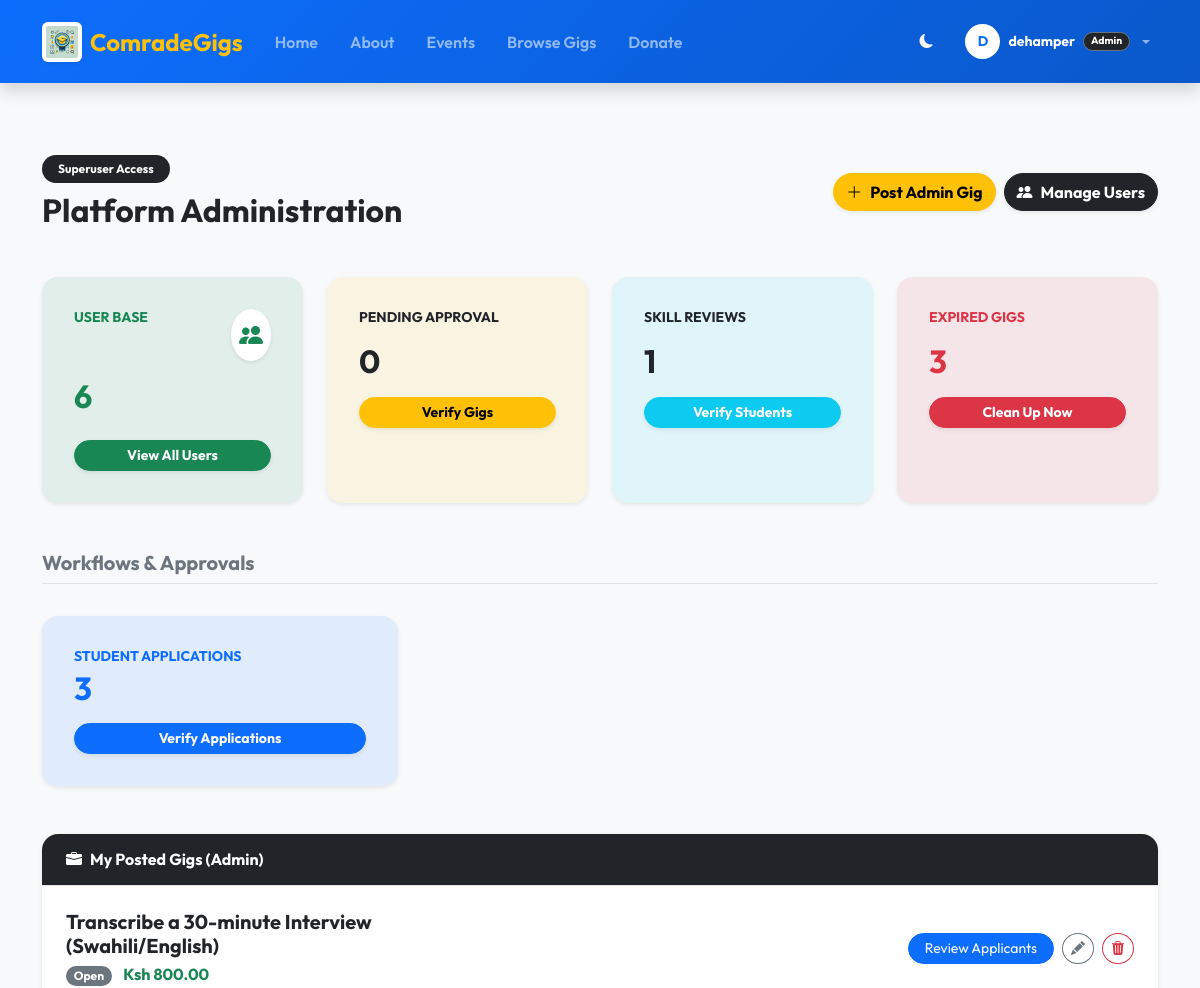
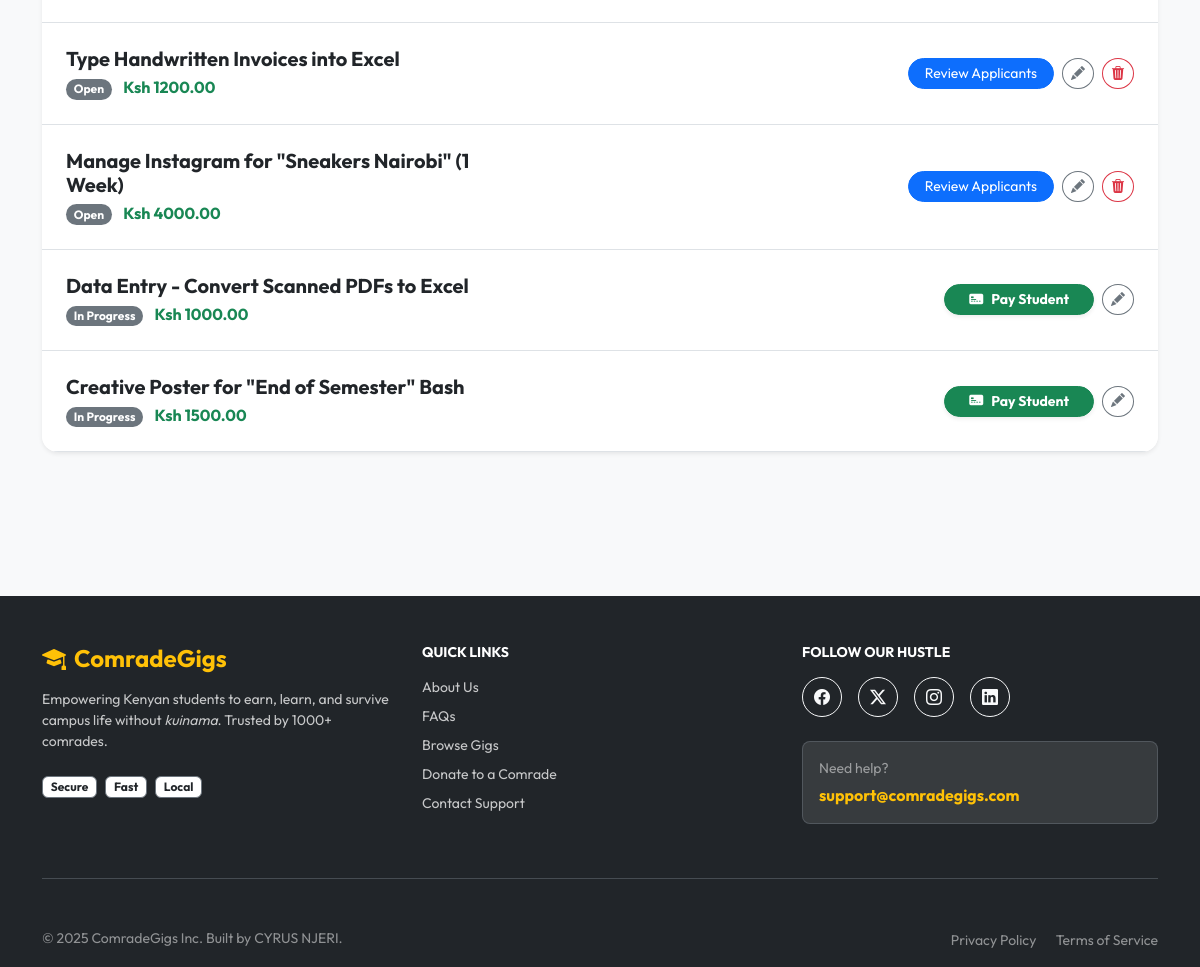
The page /admin-panel/ (signed in) on the database its author committed (2 pictures, top to bottom).
### myapp/models.py (models this page shows, shortened)
class User(AbstractUser):
    role = models.CharField(max_length=10, choices=ROLE_CHOICES, default='student')
    is_verified = models.BooleanField(default=False)
    phone_number = models.CharField(max_length=15, blank=True, null=True, help_text="Required for M-Pesa")
    profile_image = models.ImageField(upload_to='profiles/', blank=True, null=True)

class Job(models.Model):
    STATUS_CHOICES = (
        ('open', 'Open'),
        ('review', 'Under Review'),
        ('assigned', 'In Progress'),
        ('completed', 'Completed'),
        ('cancelled', 'Cancelled'),
    )
    client = models.ForeignKey(User, on_delete=models.CASCADE, related_name='posted_jobs')
    assigned_to = models.ForeignKey(User, on_delete=models.SET_NULL, null=True, blank=True, related_name='assigned_jobs')
    title = models.CharField(max_length=200)
    description = models.TextField()
    required_skills = models.ManyToManyField(Skill, blank=True)
    budget = models.DecimalField(max_digits=10, decimal_places=2)
    deadline = models.DateTimeField(null=True, blank=True)
    status = models.CharField(max_length=20, choices=STATUS_CHOICES, default='review')
    created_at = models.DateTimeField(auto_now_add=True)
    completed_at = models.DateTimeField(null=True, blank=True)

### myapp/views.py (the view)
# urls.py: path('admin-panel/', views.admin_dashboard, name='admin_dashboard'),
@login_required
def admin_dashboard(request):
    if not request.user.is_superuser:
        return redirect('myapp:home')
    my_posted_jobs = Job.objects.filter(client=request.user).order_by('-created_at')
    total_users_count = User.objects.count()
    pending_gigs_count = Job.objects.filter(status='review').count()
    pending_assessments_count = SkillSubmission.objects.filter(status='pending').count()
    expired_gigs_count = Job.objects.filter(
        deadline__lt=timezone.now(),
        status__in=['open', 'review', 'assigned']
    ).count()
    pending_apps_count = Application.objects.filter(is_accepted=False, is_rejected=False).count()
    context = {
        'total_users_count': total_users_count,
        'pending_gigs_count': pending_gigs_count,
        'pending_assessments_count': pending_assessments_count,
        'expired_gigs_count': expired_gigs_count,
        'pending_apps_count': pending_apps_count,
        'my_posted_jobs': my_posted_jobs,
    }
    return render(request, 'custom_admin/dashboard.html', context)

### myapp/templates/custom_admin/dashboard.html (shortened to what this page needs)
{% extends "base.html" %}
{% load static %}
{% block content %}
<section class="py-5 bg-light">
  <div class="container">
    <div class="d-flex justify-content-between align-items-center mb-5">
      <div>
        <span class="badge bg-dark text-white rounded-pill px-3 py-2 mb-2">Superuser Access</span>
        <h2 class="fw-bold mb-0">Platform Administration</h2>
      </div>
      <div class="d-flex gap-2">
        <a href="{% url 'myapp:job_create' %}" class="btn btn-warning rounded-pill fw-bold shadow-sm">
          <i class="bi bi-plus-lg me-2"></i>Post Admin Gig
        </a>
        <a href="{% url 'myapp:admin_users' %}" class="btn btn-dark rounded-pill fw-bold shadow-sm">
          <i class="bi bi-people-fill me-2"></i>Manage Users
        </a>
      </div>
    </div>
    <div class="row g-4 mb-5">
      <div class="col-md-3">
        <div class="card border-0 shadow-sm rounded-4 h-100 p-3 bg-success bg-opacity-10">
            <div class="card-body">
                <div class="d-flex justify-content-between align-items-start mb-3">
                    <h6 class="text-success text-uppercase small fw-bold mb-0">User Base</h6>
                    <div class="bg-white rounded-circle p-2 shadow-sm text-success">
                        <i class="bi bi-people-fill fs-4"></i>
                    </div>
                </div>
                <h2 class="fw-bold mb-0 text-success">{{ total_users_count|default:"0" }}</h2>
                <div class="mt-4">
                    <a href="{% url 'myapp:admin_users' %}" class="btn btn-success text-white btn-sm rounded-pill fw-bold shadow-sm w-100">
                        View All Users
                    </a>
                </div>
            </div>
        </div>
      </div>
      <div class="col-md-3">
        <div class="card border-0 shadow-sm rounded-4 h-100 p-3 bg-warning bg-opacity-10">
          <div class="card-body">
            <h6 class="text-dark text-uppercase small fw-bold mb-3">Pending Approval</h6>
            <h2 class="fw-bold mb-0 text-dark">{{ pending_gigs_count|default:"0" }}</h2>
            <div class="mt-3">
                <a href="{% url 'myapp:admin_verify_gigs' %}" class="btn btn-warning btn-sm rounded-pill fw-bold shadow-sm w-100">
                    Verify Gigs
                </a>
            </div>
          </div>
        </div>
      </div>
      <div class="col-md-3">
        <div class="card border-0 shadow-sm rounded-4 h-100 p-3 bg-info bg-opacity-10">
            <div class="card-body">
                <h6 class="text-dark text-uppercase small fw-bold mb-3">Skill Reviews</h6>
                <h2 class="fw-bold mb-0 text-dark">{{ pending_assessments_count|default:"0" }}</h2>
                <div class="mt-3">
                    <a href="{% url 'myapp:admin_verify_skills' %}" class="btn btn-info text-white btn-sm rounded-pill fw-bold shadow-sm w-100">
                        Verify Students
                    </a>
                </div>
            </div>
        </div>
      </div>
      <div class="col-md-3">
        <div class="card border-0 shadow-sm rounded-4 h-100 p-3 bg-danger bg-opacity-10">
            <div class="card-body">
                <h6 class="text-danger text-uppercase small fw-bold mb-3">Expired Gigs</h6>
                <h2 class="fw-bold mb-0 text-danger">{{ expired_gigs_count|default:"0" }}</h2>
                <div class="mt-3">
                    <a href="{% url 'myapp:admin_manage_expired' %}" class="btn btn-danger text-white btn-sm rounded-pill fw-bold shadow-sm w-100">
                        Clean Up Now
                    </a>
                </div>
            </div>
        </div>
      </div>
    </div>
    <div class="row g-4 mb-5">
        <div class="col-12">
            <h5 class="fw-bold text-secondary border-bottom pb-2">Workflows & Approvals</h5>
        </div>
        <div class="col-md-4">
            <div class="card border-0 shadow-sm rounded-4 h-100 p-3 bg-primary bg-opacity-10">
                <div class="card-body">
                    <h6 class="text-primary text-uppercase small fw-bold mb-1">Student Applications</h6>
                    <h2 class="fw-bold mb-0 text-primary">{{ pending_apps_count|default:"0" }}</h2>
                    <a href="{% url 'myapp:admin_manage_applications' %}" class="btn btn-primary btn-sm rounded-pill fw-bold shadow-sm w-100 mt-3">
                        Verify Applications
                    </a>
                </div>
            </div>
        </div>
    </div>
    {% if my_posted_jobs %}
    <div class="card border-0 shadow-sm rounded-4 overflow-hidden mb-5">
      <div class="card-header bg-dark text-white py-3 px-4 border-bottom">
        <h6 class="fw-bold mb-0"><i class="bi bi-briefcase-fill me-2"></i>My Posted Gigs (Admin)</h6>
      </div>
      <div class="list-group list-group-flush">
        {% for job in my_posted_jobs %}
        <div class="list-group-item p-4 border-bottom hover-bg-light">
          <div class="row align-items-center">
            <div class="col-lg-5">
              <h5 class="fw-bold text-dark mb-1">{{ job.title }}</h5>
              <span class="badge bg-secondary rounded-pill small">{{ job.get_status_display }}</span>
              <span class="text-success fw-bold ms-2">Ksh {{ job.budget }}</span>
            </div>
            <div class="col-lg-7 text-end d-flex justify-content-end align-items-center">
               {% if job.status == 'assigned' %}
                  <a href="{% url 'myapp:pay_for_job' job.id %}" class="btn btn-success btn-sm rounded-pill fw-bold px-4 shadow-sm">
                    <i class="bi bi-credit-card-2-front-fill me-2"></i>Pay Student
                  </a>
               {% elif job.status == 'open' %}
                  <a href="{% url 'myapp:applicant_review' job.id %}" class="btn btn-primary btn-sm rounded-pill px-3">
                    Review Applicants
                  </a>
               {% elif job.status == 'completed' %}
                  <span class="text-success fw-bold small"><i class="bi bi-check-all"></i> Paid</span>
               {% endif %}
               <a href="{% url 'myapp:job_edit' job.id %}" class="btn btn-outline-secondary btn-sm rounded-circle ms-2" title="Edit Gig">
                 <i class="bi bi-pencil-fill"></i>
               </a>
               {% if job.status != 'assigned' and job.status != 'completed' %}
               <a href="{% url 'myapp:job_delete' job.id %}"
                  class="btn btn-outline-danger btn-sm rounded-circle ms-2"
                  title="Delete Gig"
                  onclick="return confirm('Are you sure you want to delete this admin gig?');">
                 <i class="bi bi-trash3-fill"></i>
               </a>
               {% endif %}
            </div>
          </div>
        </div>
        {% endfor %}
      </div>
    </div>
    {% endif %}
  </div>
</section>
{% endblock %}

### myapp/templates/base.html (shortened to what this page needs)
{% load static %}
<!doctype html>
<html lang="en" data-bs-theme="light">
  <head>
    <link href="https://cdn.jsdelivr.net/npm/bootstrap@5.3.2/dist/css/bootstrap.min.css" rel="stylesheet">
    <link rel="stylesheet" href="https://cdn.jsdelivr.net/npm/bootstrap-icons@1.11.1/font/bootstrap-icons.css">
  </head>
  <body class="d-flex flex-column min-vh-100 bg-light">
    <nav class="navbar navbar-expand-lg navbar-dark navbar-comrade shadow sticky-top py-3">
      <div class="container">
        <a class="navbar-brand d-flex align-items-center gap-2 fw-bold fs-4 text-warning" href="{% url 'myapp:home' %}">
          <img src="{% static 'images/icon.webp' %}" alt="Logo" class="rounded shadow-sm bg-white p-1">
          <span>ComradeGigs</span>
        </a>
        <div class="collapse navbar-collapse" id="mainNav">
          <ul class="navbar-nav me-auto mb-2 mb-lg-0">
            <li class="nav-item"><a class="nav-link px-3 fw-semibold" href="{% url 'myapp:home' %}">Home</a></li>
            <li class="nav-item"><a class="nav-link px-3 fw-semibold" href="{% url 'myapp:about' %}">About</a></li>
            <li class="nav-item"><a class="nav-link px-3 fw-semibold" href="{% url 'myapp:events' %}">Events</a></li>
            <li class="nav-item"><a class="nav-link px-3 fw-semibold" href="{% url 'myapp:job_list' %}">Browse Gigs</a></li>
            <li class="nav-item"><a class="nav-link px-3 fw-semibold" href="{% url 'myapp:donate' %}">Donate</a></li>
          </ul>
          <ul class="navbar-nav ms-auto align-items-lg-center gap-2">
            <li class="nav-item me-2">
              <button class="btn btn-sm btn-outline-light rounded-circle border-0" id="darkModeToggle" title="Toggle Night Mode"><i class="bi bi-moon-fill"></i></button>
            </li>
            {% if user.is_authenticated %}
              <li class="nav-item dropdown">
                <a class="nav-link dropdown-toggle d-flex align-items-center gap-2" href="#" role="button" data-bs-toggle="dropdown">
                  <div class="bg-white text-primary rounded-circle d-flex align-items-center justify-content-center fw-bold small" style="width: 35px; height: 35px;">
                    {{ user.username|slice:":1"|upper }}
                  </div>
                  <span class="text-white small fw-bold">{{ user.username }}</span>
                  {% if user.role == 'student' %}
                    <span class="badge bg-warning text-dark rounded-pill" style="font-size: 0.65rem;">Student</span>
                  {% elif user.role == 'client' %}
                    <span class="badge bg-success text-white rounded-pill" style="font-size: 0.65rem;">Client</span>
                  {% elif user.role == 'donor' %}
                    <span class="badge bg-danger text-white rounded-pill" style="font-size: 0.65rem;"><i class="bi bi-heart-fill me-1"></i>Donor</span>
                  {% elif user.is_superuser %}
                    <span class="badge bg-dark text-white border border-secondary rounded-pill" style="font-size: 0.65rem;">Admin</span>
                  {% endif %}
                </a>
              </li>
            {% endif %}
          </ul>
        </div>
      </div>
    </nav>
    <main class="flex-grow-1">
      {% block content %}{% endblock %}
    </main>
    <footer class="bg-dark text-white mt-5 pt-5 pb-3">
      <div class="container">
        <div class="row gy-4">
          <div class="col-md-4">
            <h4 class="fw-bold text-warning mb-3">
              <i class="bi bi-mortarboard-fill me-2"></i>ComradeGigs
            </h4>
            <p class="small opacity-75 mb-4">
              Empowering Kenyan students to earn, learn, and survive campus life without <em>kuinama</em>. Trusted by 1000+ comrades.
            </p>
            <div class="d-flex gap-2">
              <span class="badge bg-white text-dark fw-bold border border-secondary">Secure</span>
              <span class="badge bg-white text-dark fw-bold border border-secondary">Fast</span>
              <span class="badge bg-white text-dark fw-bold border border-secondary">Local</span>
            </div>
          </div>
          <div class="col-md-4">
            <h6 class="fw-bold mb-3 text-white text-uppercase small letter-spacing-1">Quick Links</h6>
            <ul class="list-unstyled small d-flex flex-column gap-2">
              <li><a href="{% url 'myapp:about' %}" class="text-white text-decoration-none opacity-75 hover-opacity-100 transition">About Us</a></li>
              <li><a href="{% url 'myapp:faqs' %}" class="text-white text-decoration-none opacity-75 hover-opacity-100 transition">FAQs</a></li>
              <li><a href="{% url 'myapp:job_list' %}" class="text-white text-decoration-none opacity-75 hover-opacity-100 transition">Browse Gigs</a></li>
              <li><a href="{% url 'myapp:donate' %}" class="text-white text-decoration-none opacity-75 hover-opacity-100 transition">Donate to a Comrade</a></li>
              <li><a href="{% url 'myapp:contact' %}" class="text-white text-decoration-none opacity-75 hover-opacity-100 transition">Contact Support</a></li>
            </ul>
          </div>
          <div class="col-md-4">
            <h6 class="fw-bold mb-3 text-white text-uppercase small letter-spacing-1">Follow Our Hustle</h6>
            <div class="d-flex gap-3 mb-4">
              <a href="https://facebook.com" target="_blank" class="btn btn-outline-light rounded-circle p-0 d-flex align-items-center justify-content-center" style="width: 40px; height: 40px;">
                <i class="bi bi-facebook"></i>
              </a>
              <a href="https://twitter.com" target="_blank" class="btn btn-outline-light rounded-circle p-0 d-flex align-items-center justify-content-center" style="width: 40px; height: 40px;">
                <i class="bi bi-twitter-x"></i>
              </a>
              <a href="https://instagram.com" target="_blank" class="btn btn-outline-light rounded-circle p-0 d-flex align-items-center justify-content-center" style="width: 40px; height: 40px;">
                <i class="bi bi-instagram"></i>
              </a>
              <a href="https://linkedin.com" target="_blank" class="btn btn-outline-light rounded-circle p-0 d-flex align-items-center justify-content-center" style="width: 40px; height: 40px;">
                <i class="bi bi-linkedin"></i>
              </a>
            </div>
            <div class="p-3 bg-white bg-opacity-10 rounded-3 border border-secondary border-opacity-50">
              <small class="d-block text-white-50 mb-1">Need help?</small>
              <a href="mailto:support@comradegigs.com" class="fw-bold text-warning text-decoration-none">support@comradegigs.com</a>
            </div>
          </div>
        </div>
        <hr class="my-5 border-secondary opacity-50">
        <div class="row align-items-center">
          <div class="col-md-6 text-center text-md-start">
            <p class="small opacity-50 mb-0">&copy; {% now "Y" %} ComradeGigs Inc. Built by CYRUS NJERI.</p>
          </div>
          <div class="col-md-6 text-center text-md-end">
            <a href="#" class="text-white opacity-50 small text-decoration-none me-3">Privacy Policy</a>
            <a href="#" class="text-white opacity-50 small text-decoration-none">Terms of Service</a>
          </div>
        </div>
      </div>
    </footer>
  </body>
</html>

### rows shown on the page
User: username "D", username "dehamper"
Job: title "Transcribe a 30-minute Interview (Swahili/English)", status "Open", budget "800.00", shows "Review Applicants"
Job: title "Type Handwritten Invoices into Excel", status "Open", budget "1200.00", shows "Review Applicants"
Job: title "Manage Instagram for \"Sneakers Nairobi\" (1 Week)", status "Open", budget "4000.00", shows "Review Applicants"
Job: title "Data Entry - Convert Scanned PDFs to Excel", status "In Progress", budget "1000.00", shows "Pay Student"
Job: title "Creative Poster for \"End of Semester\" Bash", status "In Progress", budget "1500.00", shows "Pay Student"

### other values the page prints
{{ total_users_count|default:"0" }} "6"
{{ pending_gigs_count|default:"0" }} "0"
{{ pending_assessments_count|default:"0" }} "1"
{{ expired_gigs_count|default:"0" }} "3"
{{ pending_apps_count|default:"0" }} "3"
